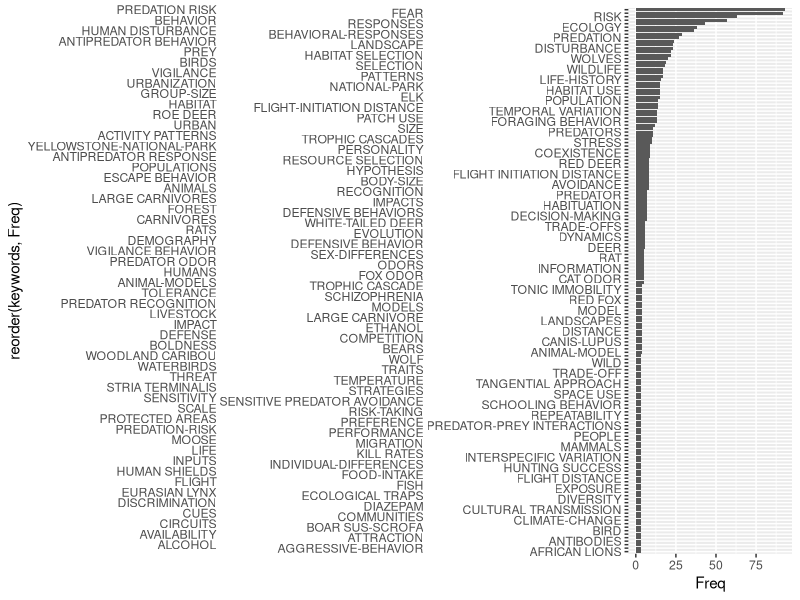

Source code (R):
# protocols for inclusion and exclusion of papers for review

## data from WOS database

papers_1 <- read.csv("search_1.csv") #data from first search string

str(papers_1)

# removing unused variables

library(tidyr)
library(dplyr)

papers_1 <- papers_1%>%
  select(Authors, Article.Title, Source.Title, Language, Document.Type, Keywords.Plus, Abstract, Publication.Year, DOI, Date.of.Export)

# Analysing keywords

## separating keywords into individual strings

library(stringr)

keywords <- list()

ind = 1

for (s in papers_1$Keywords.Plus) {
  
  keywords[ind] <- strsplit(s, ";")  
  
  ind = ind + 1
}

keywords <- unlist(keywords)

keywords <- str_trim(keywords) #removing white spaces

## frequency of keywords without filtering

key_freq <- data.frame(table(keywords))

## Filtering keywords based on relevance

## regex string

flter <- "cond*|trauma*|amygdala|disorder|aquisition|cort*|startle|antici*|anxi*|therap*|neuro*|phobias|nucle*|extin*|mem*|acquisition"

papers_1%>% # testing
  filter(grepl("acquisition", Keywords.Plus, ignore.case = T))%>%
  select(Article.Title)

## filtering and plotting

library(ggplot2)

filt_key_freq <- key_freq%>%
  filter(Freq > 2,
         !grepl(flter, keywords, ignore.case = T))

filt_key_freq%>%
  ggplot(aes(reorder(keywords, Freq), Freq))+
  geom_col()+
  coord_flip()+
  scale_x_discrete(guide = guide_axis(n.dodge = 3))

## creating vector of keywords

filtered_keys <- as.character(filt_key_freq$keywords)

## turning vector into regex string

filtered_keys <- paste(filtered_keys, sep = "|", collapse = "|")

## filtering papers baased on final keyword list

papers_1_filtered <- papers_1%>%
  filter(grepl(filtered_keys, Keywords.Plus, ignore.case = T))

## writing output to csv

write.csv(papers_1_filtered, file = "review_search_1_filtered.csv")
